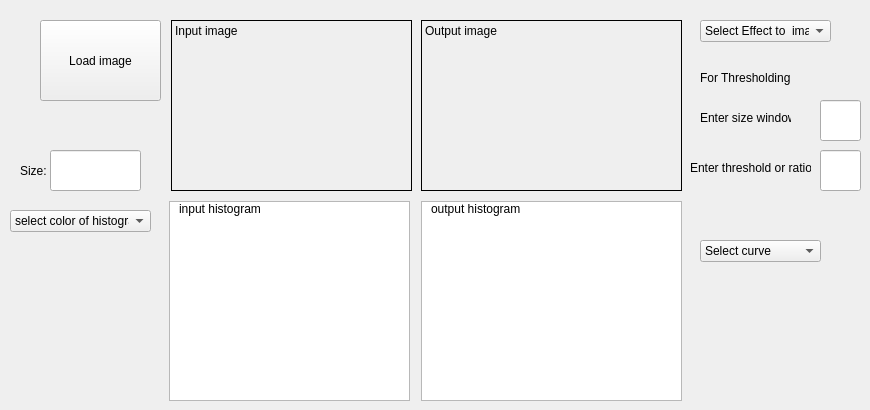
    <widget class="QWidget" name="tab_histograms">
     <attribute name="title">
      <string>Histograms</string>
     </attribute>
     <widget class="QPushButton" name="pushButton_histograms_load">
      <property name="geometry">
       <rect>
        <x>40</x>
        <y>20</y>
        <width>121</width>
        <height>81</height>
       </rect>
      </property>
      <property name="text">
       <string>Load image</string>
      </property>
     </widget>
     <widget class="QLabel" name="label_histograms_input">
      <property name="geometry">
       <rect>
        <x>171</x>
        <y>20</y>
        <width>241</width>
        <height>171</height>
       </rect>
      </property>
      <property name="autoFillBackground">
       <bool>true</bool>
      </property>
      <property name="frameShape">
       <enum>QFrame::Box</enum>
      </property>
      <property name="text">
       <string>Input image</string>
      </property>
      <property name="scaledContents">
       <bool>true</bool>
      </property>
      <property name="alignment">
       <set>Qt::AlignLeading|Qt::AlignLeft|Qt::AlignTop</set>
      </property>
     </widget>
     <widget class="QLabel" name="label_histograms_output">
      <property name="geometry">
       <rect>
        <x>421</x>
        <y>20</y>
        <width>261</width>
        <height>171</height>
       </rect>
      </property>
      <property name="autoFillBackground">
       <bool>true</bool>
      </property>
      <property name="frameShape">
       <enum>QFrame::Box</enum>
      </property>
      <property name="text">
       <string>Output image</string>
      </property>
      <property name="scaledContents">
       <bool>true</bool>
      </property>
      <property name="alignment">
       <set>Qt::AlignLeading|Qt::AlignLeft|Qt::AlignTop</set>
      </property>
     </widget>
     <widget class="QLabel" name="label_10">
      <property name="geometry">
       <rect>
        <x>20</x>
        <y>160</y>
        <width>71</width>
        <height>21</height>
       </rect>
      </property>
      <property name="text">
       <string>Size:</string>
      </property>
     </widget>
     <widget class="QLineEdit" name="lineEdit_4">
      <property name="geometry">
       <rect>
        <x>50</x>
        <y>150</y>
        <width>91</width>
        <height>41</height>
       </rect>
      </property>
     </widget>
     <widget class="QComboBox" name="comboBox_7">
      <property name="geometry">
       <rect>
        <x>700</x>
        <y>20</y>
        <width>131</width>
        <height>22</height>
       </rect>
      </property>
      <item>
       <property name="text">
        <string>Select Effect to  image </string>
       </property>
      </item>
      <item>
       <property name="text">
        <string>Normalize</string>
       </property>
      </item>
      <item>
       <property name="text">
        <string>Equalize </string>
       </property>
      </item>
      <item>
       <property name="text">
        <string>Global Thresholding </string>
       </property>
      </item>
      <item>
       <property name="text">
        <string>Local Thresholding</string>
       </property>
      </item>
     </widget>
     <widget class="QComboBox" name="comboBox_8">
      <property name="geometry">
       <rect>
        <x>700</x>
        <y>240</y>
        <width>121</width>
        <height>22</height>
       </rect>
      </property>
      <item>
       <property name="text">
        <string>Select curve </string>
       </property>
      </item>
      <item>
       <property name="text">
        <string>Cumlative curve </string>
       </property>
      </item>
      <item>
       <property name="text">
        <string>distribution curve</string>
       </property>
      </item>
      <item>
       <property name="text">
        <string/>
       </property>
      </item>
     </widget>
     <widget class="QComboBox" name="comboBox_9">
      <property name="geometry">
       <rect>
        <x>10</x>
        <y>210</y>
        <width>141</width>
        <height>22</height>
       </rect>
      </property>
      <item>
       <property name="text">
        <string>select color of histogram</string>
       </property>
      </item>
      <item>
       <property name="text">
        <string>Red</string>
       </property>
      </item>
      <item>
       <property name="text">
        <string>Green </string>
       </property>
      </item>
      <item>
       <property name="text">
        <string>Blue </string>
       </property>
      </item>
      <item>
       <property name="text">
        <string>color </string>
       </property>
      </item>
      <item>
       <property name="text">
        <string>color lines </string>
       </property>
      </item>
      <item>
       <property name="text">
        <string>Gray </string>
       </property>
      </item>
     </widget>
     <widget class="PlotWidget" name="output_histogram">
      <property name="geometry">
       <rect>
        <x>421</x>
        <y>201</y>
        <width>261</width>
        <height>200</height>
       </rect>
      </property>
      <property name="autoFillBackground">
       <bool>true</bool>
      </property>
     </widget>
     <widget class="PlotWidget" name="input_histogram">
      <property name="geometry">
       <rect>
        <x>169</x>
        <y>201</y>
        <width>241</width>
        <height>200</height>
       </rect>
      </property>
      <property name="autoFillBackground">
       <bool>true</bool>
      </property>
     </widget>
     <widget class="QLabel" name="label_6">
      <property name="geometry">
       <rect>
        <x>431</x>
        <y>201</y>
        <width>91</width>
        <height>16</height>
       </rect>
      </property>
      <property name="text">
       <string>output histogram</string>
      </property>
     </widget>
     <widget class="QLabel" name="label_26">
      <property name="geometry">
       <rect>
        <x>179</x>
        <y>201</y>
        <width>81</width>
        <height>16</height>
       </rect>
      </property>
      <property name="text">
       <string>input histogram</string>
      </property>
     </widget>
     <widget class="QLabel" name="label_27">
      <property name="geometry">
       <rect>
        <x>700</x>
        <y>110</y>
        <width>91</width>
        <height>16</height>
       </rect>
      </property>
      <property name="text">
       <string>Enter size window</string>
      </property>
     </widget>
     <widget class="QLabel" name="label_28">
      <property name="geometry">
       <rect>
        <x>690</x>
        <y>160</y>
        <width>121</width>
        <height>16</height>
       </rect>
      </property>
      <property name="text">
       <string>Enter threshold or ratio</string>
      </property>
     </widget>
     <widget class="QLineEdit" name="lineEdit_9">
      <property name="geometry">
       <rect>
        <x>820</x>
        <y>100</y>
        <width>41</width>
        <height>41</height>
       </rect>
      </property>
     </widget>
     <widget class="QLabel" name="label_29">
      <property name="geometry">
       <rect>
        <x>700</x>
        <y>70</y>
        <width>141</width>
        <height>16</height>
       </rect>
      </property>
      <property name="text">
       <string>For Thresholding </string>
      </property>
     </widget>
     <widget class="QLineEdit" name="lineEdit_10">
      <property name="geometry">
       <rect>
        <x>820</x>
        <y>150</y>
        <width>41</width>
        <height>41</height>
       </rect>
      </property>
     </widget>
    </widget>
